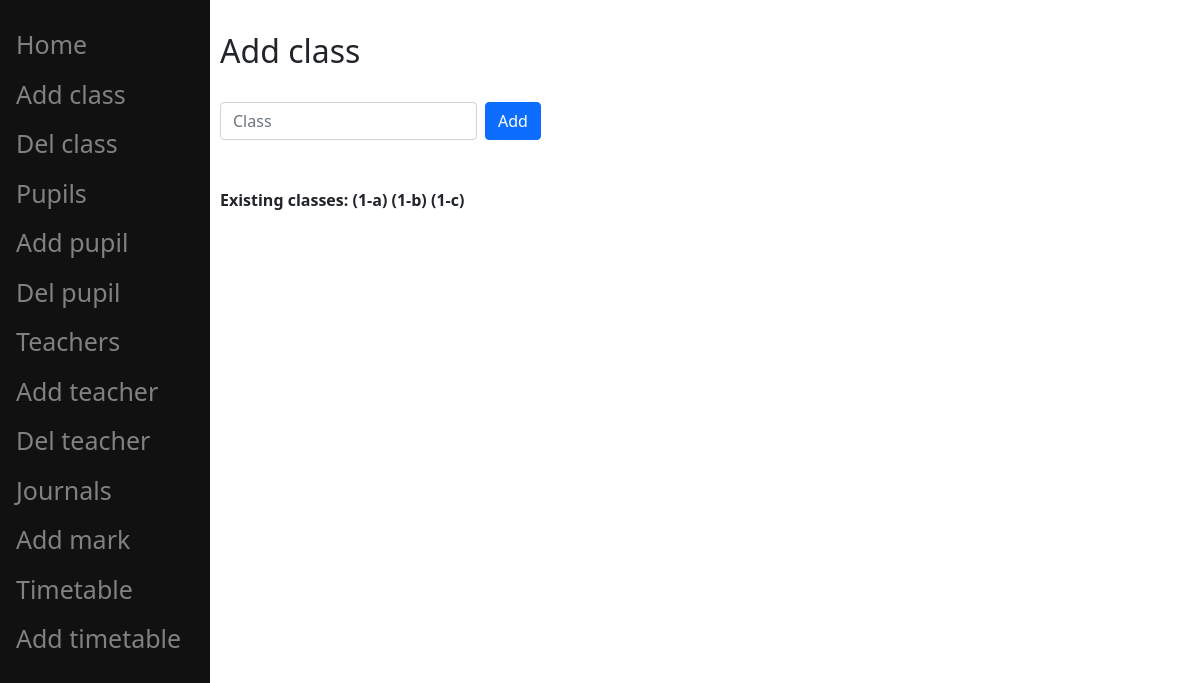
Screenshot of /add_class with the database file from the repository.
### app/models.py (models this page shows)
class Classes(models.Model):
    class_name = models.CharField(max_length=10)

### app/views.py (the view, shortened to what this page needs)
# urls.py: path('add_class', views.add_class, name='add_class'),
def add_class(request):
    classes = models.Classes.objects.all()
    if request.method == 'GET':
        return render(request, 'app/add_class.html', {'classes': classes})

### templates/app/add_class.html (shortened to what this page needs)
{% extends 'app/layout.html' %}
{% block content %}
    <h2>Add class</h2>
    <form action="add_class" method="post">
        <div class="row g-2 align-items-center mt-4">
            <div class="col-auto">
                <input type="text" class="form-control" name="new_class_name" placeholder="Class" required
                       aria-label="new_class_name">
            </div>
            <div class="col-auto">
                <button class="btn btn-primary" type="submit">Add</button>
            </div>
        </div>
    </form>
    <div class="mt-5">
        <b>Existing classes:
            {% for itm in classes %}
                ({{ itm.class_name }})
            {% endfor %}
        </b>
    </div>
{% endblock %}

### rows the page displays
Classes: class_name "1-a"
Classes: class_name "1-b"
Classes: class_name "1-c"
